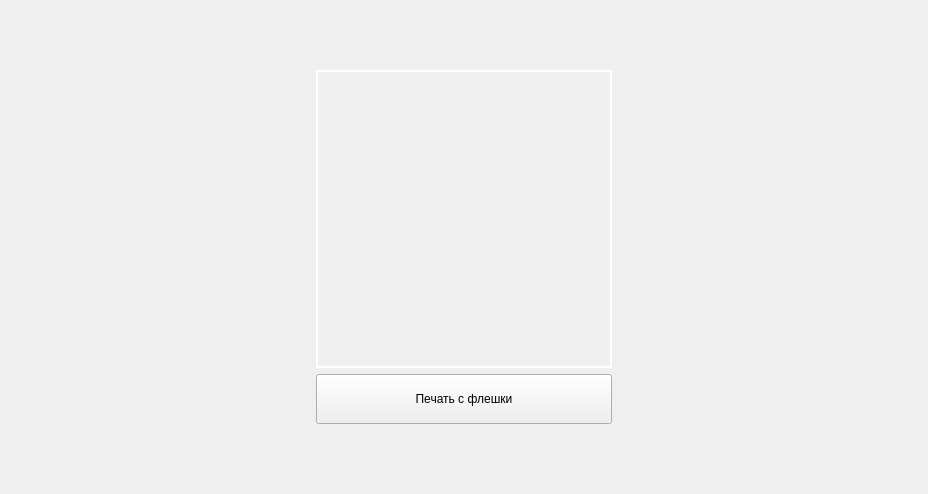
<?xml version="1.0" encoding="UTF-8"?>
<ui version="4.0">
 <class>WelcomePage</class>
 <widget class="QWidget" name="WelcomePage">
  <property name="geometry">
   <rect>
    <x>0</x>
    <y>0</y>
    <width>928</width>
    <height>494</height>
   </rect>
  </property>
  <property name="windowTitle">
   <string>Form</string>
  </property>
  <layout class="QVBoxLayout" name="verticalLayout_2">
   <item>
    <widget class="QStackedWidget" name="stackedWidget">
     <widget class="QWidget" name="page">
      <layout class="QVBoxLayout" name="verticalLayout_3">
       <item>
        <layout class="QHBoxLayout" name="horizontalLayout" stretch="3,3,3">
         <item>
          <spacer name="horizontalSpacer">
           <property name="orientation">
            <enum>Qt::Horizontal</enum>
           </property>
           <property name="sizeHint" stdset="0">
            <size>
             <width>40</width>
             <height>20</height>
            </size>
           </property>
          </spacer>
         </item>
         <item>
          <layout class="QVBoxLayout" name="verticalLayout" stretch="1,6,1,1">
           <item>
            <spacer name="verticalSpacer">
             <property name="orientation">
              <enum>Qt::Vertical</enum>
             </property>
             <property name="sizeHint" stdset="0">
              <size>
               <width>20</width>
               <height>40</height>
              </size>
             </property>
            </spacer>
           </item>
           <item>
            <widget class="QLabel" name="label">
             <property name="styleSheet">
              <string notr="true">border: 2px solid white;</string>
             </property>
             <property name="text">
              <string/>
             </property>
             <property name="pixmap">
              <pixmap resource="resource.qrc">:/page/0/resources/usb_storage_adapter_flash_icon_186843.png</pixmap>
             </property>
             <property name="alignment">
              <set>Qt::AlignCenter</set>
             </property>
            </widget>
           </item>
           <item>
            <widget class="QPushButton" name="pushButton">
             <property name="sizePolicy">
              <sizepolicy hsizetype="Preferred" vsizetype="Preferred">
               <horstretch>0</horstretch>
               <verstretch>0</verstretch>
              </sizepolicy>
             </property>
             <property name="text">
              <string>Печать с флешки</string>
             </property>
            </widget>
           </item>
           <item>
            <spacer name="verticalSpacer_2">
             <property name="orientation">
              <enum>Qt::Vertical</enum>
             </property>
             <property name="sizeHint" stdset="0">
              <size>
               <width>20</width>
               <height>40</height>
              </size>
             </property>
            </spacer>
           </item>
          </layout>
         </item>
         <item>
          <spacer name="horizontalSpacer_2">
           <property name="orientation">
            <enum>Qt::Horizontal</enum>
           </property>
           <property name="sizeHint" stdset="0">
            <size>
             <width>40</width>
             <height>20</height>
            </size>
           </property>
          </spacer>
         </item>
        </layout>
       </item>
      </layout>
     </widget>
     <widget class="QWidget" name="page_2">
      <layout class="QVBoxLayout" name="verticalLayout_5">
       <item>
        <spacer name="verticalSpacer_3">
         <property name="orientation">
          <enum>Qt::Vertical</enum>
         </property>
         <property name="sizeHint" stdset="0">
          <size>
           <width>20</width>
           <height>40</height>
          </size>
         </property>
        </spacer>
       </item>
       <item>
        <widget class="QLabel" name="label_2">
         <property name="text">
          <string>&lt;html&gt;&lt;head/&gt;&lt;body&gt;&lt;p align=&quot;center&quot;&gt;&lt;span style=&quot; font-size:16pt;&quot;&gt;Вставьте флешку в порт устройства(&lt;/span&gt;&lt;span style=&quot; font-size:16pt; color:#ed333b;&quot;&gt;Он загорелся красным&lt;/span&gt;&lt;span style=&quot; font-size:16pt;&quot;&gt;)&lt;/span&gt;&lt;/p&gt;&lt;/body&gt;&lt;/html&gt;</string>
         </property>
        </widget>
       </item>
       <item>
        <widget class="QLabel" name="label_3">
         <property name="text">
          <string>&lt;html&gt;&lt;head/&gt;&lt;body&gt;&lt;p align=&quot;center&quot;&gt;Спасибо, что пользуетесь услугами EcoPrint&lt;/p&gt;&lt;/body&gt;&lt;/html&gt;</string>
         </property>
        </widget>
       </item>
       <item>
        <spacer name="verticalSpacer_4">
         <property name="orientation">
          <enum>Qt::Vertical</enum>
         </property>
         <property name="sizeHint" stdset="0">
          <size>
           <width>20</width>
           <height>40</height>
          </size>
         </property>
        </spacer>
       </item>
      </layout>
     </widget>
    </widget>
   </item>
  </layout>
 </widget>
 <resources>
  <include location="resource.qrc"/>
 </resources>
 <connections/>
</ui>
